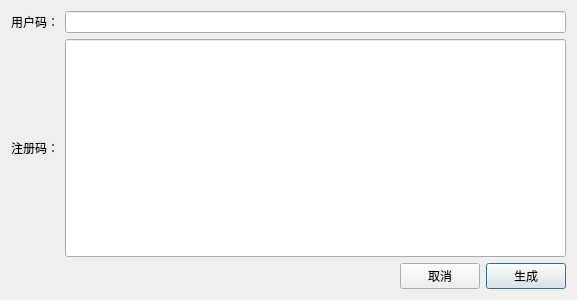
<?xml version="1.0" encoding="UTF-8"?>
<ui version="4.0">
 <class>Dialog</class>
 <widget class="QDialog" name="Dialog">
  <property name="geometry">
   <rect>
    <x>0</x>
    <y>0</y>
    <width>577</width>
    <height>300</height>
   </rect>
  </property>
  <property name="windowTitle">
   <string>Dialog</string>
  </property>
  <layout class="QVBoxLayout" name="verticalLayout">
   <item>
    <layout class="QHBoxLayout" name="horizontalLayout">
     <item>
      <widget class="QLabel" name="label">
       <property name="text">
        <string>用户码：</string>
       </property>
      </widget>
     </item>
     <item>
      <widget class="QLineEdit" name="lineEdit_key"/>
     </item>
    </layout>
   </item>
   <item>
    <layout class="QHBoxLayout" name="horizontalLayout_2">
     <item>
      <widget class="QLabel" name="label_2">
       <property name="text">
        <string>注册码：</string>
       </property>
      </widget>
     </item>
     <item>
      <widget class="QLineEdit" name="lineEdit_value">
       <property name="enabled">
        <bool>true</bool>
       </property>
       <property name="sizePolicy">
        <sizepolicy hsizetype="Expanding" vsizetype="Expanding">
         <horstretch>0</horstretch>
         <verstretch>0</verstretch>
        </sizepolicy>
       </property>
       <property name="readOnly">
        <bool>true</bool>
       </property>
      </widget>
     </item>
    </layout>
   </item>
   <item>
    <layout class="QHBoxLayout" name="horizontalLayout_3">
     <item>
      <spacer name="horizontalSpacer">
       <property name="orientation">
        <enum>Qt::Horizontal</enum>
       </property>
       <property name="sizeHint" stdset="0">
        <size>
         <width>40</width>
         <height>20</height>
        </size>
       </property>
      </spacer>
     </item>
     <item>
      <widget class="QPushButton" name="pushButton_cancel">
       <property name="text">
        <string>取消</string>
       </property>
       <property name="autoDefault">
        <bool>false</bool>
       </property>
      </widget>
     </item>
     <item>
      <widget class="QPushButton" name="pushButton_ok">
       <property name="text">
        <string>生成</string>
       </property>
       <property name="default">
        <bool>true</bool>
       </property>
      </widget>
     </item>
    </layout>
   </item>
  </layout>
 </widget>
 <layoutdefault spacing="6" margin="11"/>
 <resources/>
 <connections/>
</ui>
